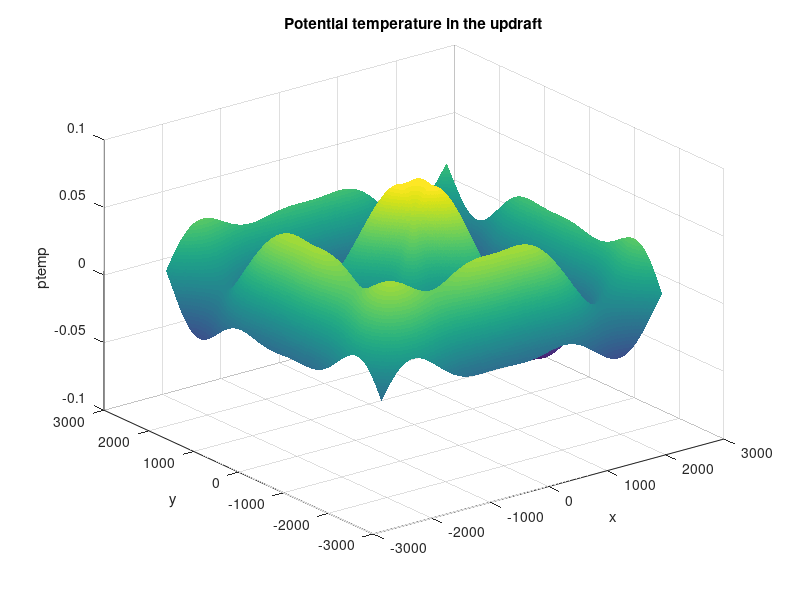

Source code (MATLAB): (Note: this script raises an error after producing the figure.)
% This script tests out two ways of extrapolating the linear profile of
% potential temperature into 2D space. The first method is to manually average the
% two profiles based on the angle the gliders makes with the updraft.
% The second method is to use the griddata function to interpolate 
% the values of potential temperature at any point in the updraft. 

close all

% Method 1: Manual averaging of the two profiles based on the angle of the glider
% Load coefficients of the linear profile of potential temperature
load("coeff_uw.mat");
load("coeff_cw.mat");

uw = coeff_uw(1,:);
cw = coeff_cw(1,:);

% Declare functions of potential temperature
ptemp_uw = @(r) uw(1) + uw(2)*cos(r*uw(6)) + uw(3)*sin(r*uw(6)) + uw(4)*cos(2*r*uw(6)) + uw(5)*sin(2*r*uw(6));
ptemp_cw = @(r) cw(1) + cw(2)*cos(r*cw(6)) + cw(3)*sin(r*cw(6)) + cw(4)*cos(2*r*cw(6)) + cw(5)*sin(2*r*cw(6));

% Define updraft radius, position, and orientation in degrees
radius = 600; % meters
pos = [0, 0]; % [x, y] (x is north, y is east)
ori = 0; % degrees (0 is north, 90 is east)


% Create grid of query points [xq,yq] centered at the updraft
[xq,yq] = meshgrid(pos(1)-radius*4:5:pos(1)+radius*4,pos(2)-radius*4:5:pos(2)+radius*4);

% Calculate the relative distance of each point in the grid to the updraft
r = sqrt((xq-pos(1)).^2 + (yq-pos(2)).^2);

% Calculate the angle of each point in the grid to the x-axis
tan = atan2d(yq-pos(2), xq-pos(1));
tan(tan < 0) = tan(tan < 0) + 360;

% Calculate the angle of each point in the grid to the updraft
theta = tan - ori;

% Calculate the potential temperature at each point in the grid
ptemp = cos(theta/180 *pi).^2 .*ptemp_uw(r./radius .*cos(theta./180 *pi)) + sin(theta./180 *pi).^2 .*ptemp_cw(r./radius .*sin(theta./180 *pi));

% Calculate the weights of each profile based on the angle of the glider (for plotting only)
w_uw = cos(theta/180 *pi).^2;
w_cw = sin(theta/180 *pi).^2;

% % Plot the weights in the grid
% figure
% surf(xq,yq,w_uw, 'LineStyle','none')
% xlabel('x')
% ylabel('y')
% zlabel('w')
% title('Weight of the updraft profile')

% % Plot theta in the grid
% figure
% surf(xq,yq,theta, 'LineStyle','none')
% xlabel('x')
% ylabel('y')
% zlabel('tan')
% title('Angle of each point in the grid to the x-axis')

% % Plot ptemp_uw and ptemp_cw
% figure
% r = -r/radius:0.01:r/radius;
% plot(r, ptemp_uw(r), 'r')
% hold on
% plot(r, ptemp_cw(r), 'b')
% hold off
% xlabel('r')
% ylabel('ptemp')
% title('Potential temperature profiles')

% Plot the potential temperature in the grid
figure
surf(xq,yq,ptemp, 'LineStyle','none')
xlabel('x')
ylabel('y')
zlabel('ptemp')
title('Potential temperature in the updraft')

% Create a updraft object with the same properties as the updraft
updraft = Updraft(47.9724,11.796789,1);
updraft.wind_dir = 0;

% Generate vector of sample latitudes and longitudes
lat = linspace(47.945243,47.999557,120);
lon = linspace(11.756576,11.837002,120);

% Create linspace out of the lat and lon vectors
[lat, lon] = meshgrid(lat, lon);

% Calculate the potential temperature difference at the same positions as the grid
ptemp_diff = zeros(size(lat));
for i = 1:size(lat,1)
    for j = 1:size(lat,2)
        ptemp_diff(i,j) = updraft.ptemp_diff(lat(i,j),lon(i,j));
    end
end

% Plot the potential temperature difference in the grid
figure
surf(lat,lon,ptemp_diff, 'LineStyle','none')
xlabel('x')
ylabel('y')
zlabel('ptemp_diff')
title('Potential temperature difference with perturbation')

%
% % Method 2: Interpolation of the two profiles using griddata %%%%%%%%%%%%%%%%%%%%%%%%
% % Get x and y values of the meshgrid separately
% x = xq(1,:)';
% y = yq(:,1);
% 
% % Evaluate the potential temperature at the x and y values
% ptemp_x = ptemp_uw(x./radius);
% ptemp_y = ptemp_cw(y./radius);
% 
% % Build vector for griddata function
% x_len = length(x);
% x = [x; zeros(length(y), 1)];
% y = [zeros(x_len, 1); y];
% ptemp = [ptemp_x; ptemp_y];
% 
% % Interpolate the values in ptemp to obtain the potential temperature at any point xq,yq in the updraft
% ptemp2 = griddata(x,y,ptemp,xq,yq,"linear");
% 
% % Plot the interpolated values and the original values as a line plot
% figure
% surf(xq,yq,ptemp2, 'LineStyle','none')
% xlabel('x')
% ylabel('y')
% zlabel('ptemp')
% title('Interpolated values of potential temperature in the updraft')